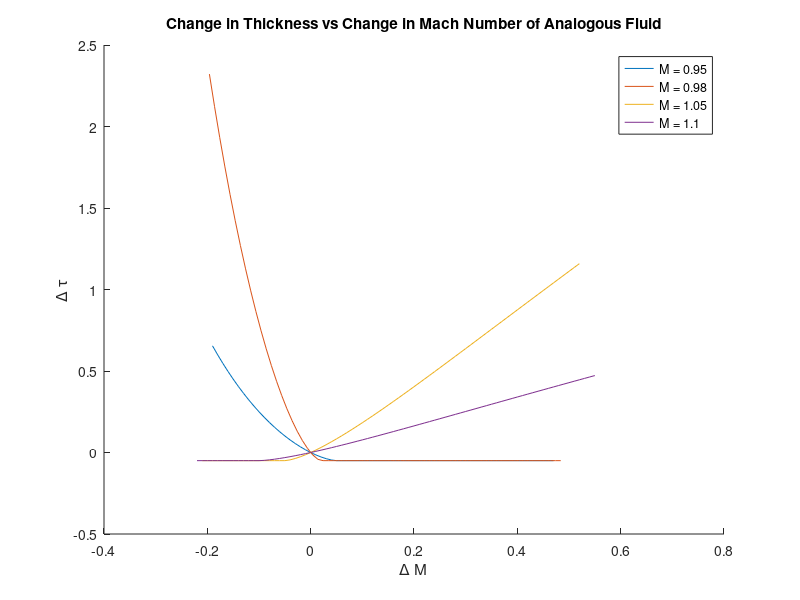

MATLAB code to generate this figure: (Note: this script raises an error after producing the figure.)
clc;
close all;
clear;

%% GR - grid information, such as the meshfield, grid spacing (dx, dy, etc.)
% Define Grid
GR.dx = 0.05;
GR.dy = 0.08;

% Field Axis Values
y_max = 7;
x_max = 3 + 20*GR.dx;
x_min = -39*GR.dx; %(-19*dx);
GR.x_vals = x_min:GR.dx:x_max;
GR.y_vals = 0:GR.dy:y_max;
[GR.XX, GR.YY] = meshgrid(GR.x_vals, GR.y_vals);

%% FL - fluid parameters
FL.gam = 1.4; % heat 
% FL.M0 = 1.4;
% FL.M0 = 0.98;

M_inf = [0.95, 0.98, 1.05, 1.1];
alphas = [13, 13, 50, 50];

%% CT - simulation control, including tolerances, viscous factor gain, etc.
CT.v_coeff = 1.5;
CT.tol = 1e-5;
CT.alpha = 13;
CT.dt = 0.05;
CT.t_rho = 0;

%% Boundary Conditions

% % Body Values - Parabolic
tau = 0.05;
x_vals = GR.x_vals;
YY_B = [zeros(size(x_vals(x_vals <0))), ...
        2*tau.*x_vals((x_vals>=0)&(x_vals <=1)).*(1- x_vals((x_vals>=0)&(x_vals <=1))),...
        zeros(size(x_vals(x_vals >1)))];
dyBdx = zeros(size(YY_B));

for i = 2:(length(YY_B)-1)
   dyBdx(i) = (YY_B(i+1) - YY_B(i-1))/(2.*GR.dx);
end

BC.Vy_II = zeros(size(GR.YY(end,:)));
BC.Vx_II = ones(size(GR.XX(end,:)));
BC.Vx_I = ones(size(GR.XX(:,1)));
BC.PHI_II = GR.XX(end,:);
BC.PHI_I = GR.XX(:,1);
BC.dyBdx = dyBdx;

%% Sim Param Analysis
figure();hold on;

for i = 1:length(M_inf)
    K_sim = (M_inf(i)^2 - 1)/(((FL(1).gam + 1)*M_inf(i)^2 * tau )^(2/3));
    % Step 2 - get M_inf vs tau
%     if M_inf(i) < 1
    del_M = (-0.2*M_inf(i)):0.01:(0.5*M_inf(i));
%     else
%         del_M = (0.0):0.01:(M_inf(i));
%     end

    del_tau = (((M_inf(i)+del_M).^2 - 1).^(1.5))./(K_sim^(1.5) * (FL(1).gam + 1) * (M_inf(i) + del_M).^2) - tau;

    plot(del_M, del_tau);
    
end

legend('M = 0.95', 'M = 0.98', 'M = 1.05', 'M = 1.1', 'Location', 'Best');
xlabel('\Delta M');
ylabel('\Delta \tau');
title('Change in Thickness vs Change in Mach Number of Analogous Fluid');
saveas(gcf, 'sim_param.png');

%% RUN CALCULATION
for i = 1:length(M_inf)
    FL(1).M0 = M_inf(i);
    CT.alpha = alphas(i);
    
    [OUT] = tsf_cart(GR, FL(1), BC, CT);

    %% POST PROCESS

    folderName = ['M_' num2str(FL(1).M0) '_air'];
    geomName = 'sim_param';

    if ~exist([pwd '\' geomName '\' folderName], 'dir')
        mkdir([pwd '\' geomName '\' folderName]);
    end

    close all;
    figure(1);semilogy(1:length(OUT.res), OUT.res);
    title('Residual Plot');
    xlabel('# of iterations');
    ylabel('Residual (Error)');

    saveas(gcf, [pwd '\' geomName '\' folderName '\residual_plot.png']);
    saveas(gcf, [pwd '\' geomName '\' folderName '\residual_plot']);

    % plot density
    figure();contourf(GR.XX,GR.YY,OUT.rho_ij, 50)
    title('Density (Normalized)');
    colorbar('eastoutside');
    axis equal
    saveas(gcf, [pwd '\' geomName '\' folderName '\density.png']);
    saveas(gcf, [pwd '\' geomName '\' folderName '\density']);

    figure(); % cp plots
    contourf(GR.XX, GR.YY, 1-(OUT.U_n.^2), 50); %./((RR.*cos(TT)).^2)
    title('Pressure Coefficient Contours');
    colorbar('eastoutside');
    axis equal
    saveas(gcf, [pwd '\' geomName '\' folderName '\cp_contour.png']);
    saveas(gcf, [pwd '\' geomName '\' folderName '\cp_contour']);

    % Surface CP
    figure();
    plot(GR.XX(1,:), 1 - OUT.U_n(1,:).^2);
    xlabel('X');
    %     ylabel('\phi_{\theta}');
    ylabel('C_p');
    title('C_p on surface of Object');
    set(gca, 'Ydir', 'reverse');
    % axis equal
    saveas(gcf, [pwd '\' geomName '\' folderName '\cp_surf.png']);
    saveas(gcf, [pwd '\' geomName '\' folderName '\cp_surf']);

    figure(); % field potential
    contourf(GR.XX, GR.YY, OUT.PHI(:,:,2), 50);
    title('Field Potential, \Phi');
    colorbar('eastoutside');
    axis equal
    saveas(gcf, [pwd '\' geomName '\' folderName '\phi_pot.png']);
    saveas(gcf, [pwd '\' geomName '\' folderName '\phi_pot']);

    figure(); % theta-dir velocity plots
    contourf(GR.XX, GR.YY, OUT.U_n, 50); %./((RR.*cos(TT)).^2)
    title('\Phi_X velocity');
    colorbar('eastoutside');
    axis equal
    saveas(gcf, [pwd '\' geomName '\' folderName '\phi_theta.png']);
    saveas(gcf, [pwd '\' geomName '\' folderName '\phi_theta']);

    figure();
    contourf(GR.XX, GR.YY, OUT.M_ij, 50);
    title('Mach Number');
    colorbar('eastoutside');
    axis equal
    saveas(gcf, [pwd '\' geomName '\' folderName '\mach.png']);
    saveas(gcf, [pwd '\' geomName '\' folderName '\mach']);

    %% Save Results
    save([pwd '\' geomName '\' folderName '\results.mat']);


    %% CALCULATE SIMILARITY

    % Step 1 - Get Similarity Param
    K_sim = (FL(1).M0^2 - 1)/(((FL(1).gam + 1)*FL(1).M0^2 * tau )^(2/3));

    % Step 2 - get M_inf vs tau
    del_M = 0.0:0.01:(FL(1).M0);

    del_tau = (((FL(1).M0+del_M).^2 - 1).^(1.5))./(K_sim^(1.5) * (FL(1).gam + 1) * (FL(1).M0 + del_M).^2) - tau;

    figure();plot(del_M, del_tau);

    % Step 3 - Calculate Similarity for Water
    % Iterate to get the new Mach Number
    FL(2) = FL(1);
    FL(2).gam = 2.0; % water

    M1 = 0.98;
    M2 = sqrt(1 + K_sim*((FL(2).gam +1).*M1^2 * tau)^(2/3));

    res = abs((M2 - M1)/M1);

    while res > 1e-5
       M1 = M2;
       M2 = sqrt(1 + K_sim*(((FL(2).gam +1).*M1^2 * tau)^(2/3)));

       res = abs((M2 - M1)/M1);
    end

    fprintf('Equivalent Mach Number for Water: %0.5f\n', M2);

    FL(2).M0 = M2;

    K_wat = (FL(2).M0^2 - 1)/(((FL(2).gam + 1)*FL(2).M0^2 * tau )^(2/3));

    %% RUN WATER RESULTS

    [OUT_w] = tsf_cart(GR, FL(2), BC, CT);

    folderName = ['M_' num2str(FL(2).M0) '_water'];
    geomName = 'sim_param';

    if ~exist([pwd '\' geomName '\' folderName], 'dir')
        mkdir([pwd '\' geomName '\' folderName]);
    end

    close all;
    figure(1);semilogy(1:length(OUT_w.res), OUT_w.res);
    title('Residual Plot');
    xlabel('# of iterations');
    ylabel('Residual (Error)');

    saveas(gcf, [pwd '\' geomName '\' folderName '\residual_plot.png']);
    saveas(gcf, [pwd '\' geomName '\' folderName '\residual_plot']);

    % plot density
    figure();contourf(GR.XX,GR.YY,OUT_w.rho_ij, 50)
    title('Density (Normalized)');
    colorbar('eastoutside');
    axis equal
    saveas(gcf, [pwd '\' geomName '\' folderName '\density.png']);
    saveas(gcf, [pwd '\' geomName '\' folderName '\density']);

    figure(); % cp plots
    contourf(GR.XX, GR.YY, 1-(OUT_w.U_n.^2), 50); %./((RR.*cos(TT)).^2)
    title('Pressure Coefficient Contours');
    colorbar('eastoutside');
    axis equal
    saveas(gcf, [pwd '\' geomName '\' folderName '\cp_contour.png']);
    saveas(gcf, [pwd '\' geomName '\' folderName '\cp_contour']);

    % Surface CP
    figure();
    plot(GR.XX(1,:), 1 - OUT_w.U_n(1,:).^2);
    xlabel('X');
    %     ylabel('\phi_{\theta}');
    ylabel('C_p');
    title('C_p on surface of Object');
    set(gca, 'Ydir', 'reverse');
    % axis equal
    saveas(gcf, [pwd '\' geomName '\' folderName '\cp_surf.png']);
    saveas(gcf, [pwd '\' geomName '\' folderName '\cp_surf']);

    figure(); % field potential
    contourf(GR.XX, GR.YY, OUT_w.PHI(:,:,2), 50);
    title('Field Potential, \Phi');
    colorbar('eastoutside');
    axis equal
    saveas(gcf, [pwd '\' geomName '\' folderName '\phi_pot.png']);
    saveas(gcf, [pwd '\' geomName '\' folderName '\phi_pot']);

    figure(); % theta-dir velocity plots
    contourf(GR.XX, GR.YY, OUT_w.U_n, 50); %./((RR.*cos(TT)).^2)
    title('\Phi_X velocity');
    colorbar('eastoutside');
    axis equal
    saveas(gcf, [pwd '\' geomName '\' folderName '\phi_theta.png']);
    saveas(gcf, [pwd '\' geomName '\' folderName '\phi_theta']);

    figure();
    contourf(GR.XX, GR.YY, OUT_w.M_ij, 50);
    title('Mach Number');
    colorbar('eastoutside');
    axis equal
    saveas(gcf, [pwd '\' geomName '\' folderName '\mach.png']);
    saveas(gcf, [pwd '\' geomName '\' folderName '\mach']);

    %% Save Results
    save([pwd '\' geomName '\' folderName '\results.mat']);
    
    clearvars -except i M_inf alphas CT FL BC GR tau
end
